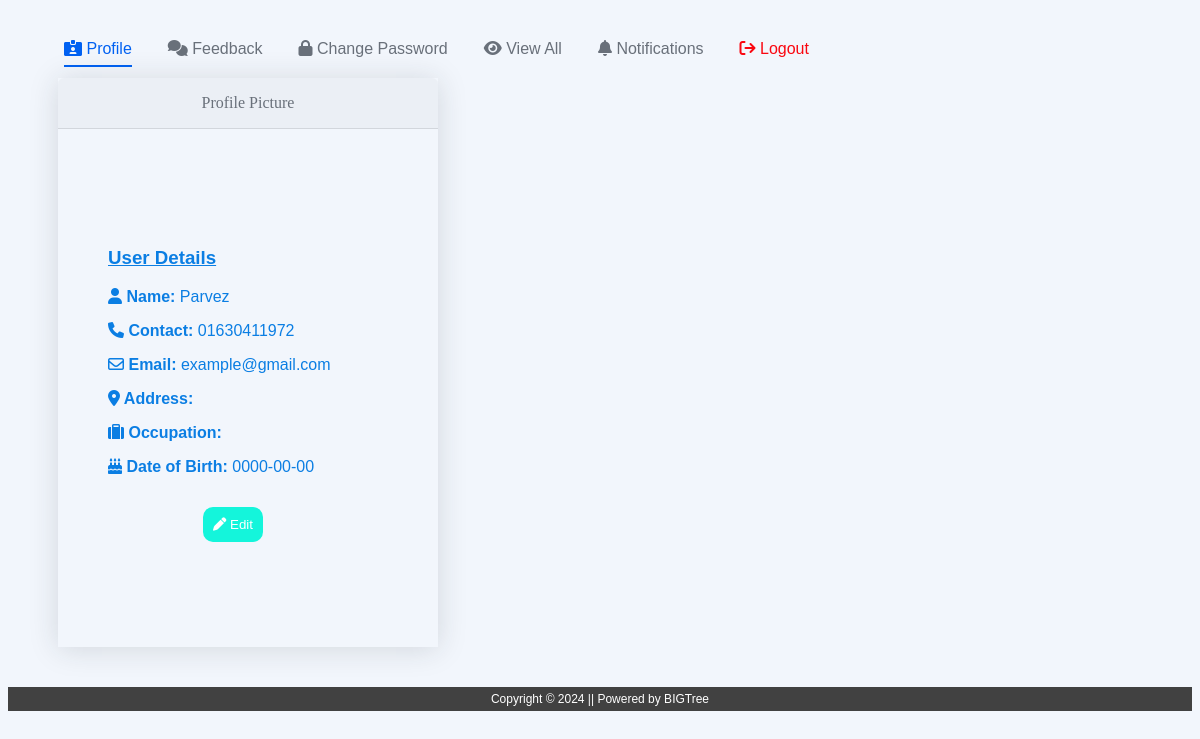
Screenshot of /rstms/users/myprofile.php (signed in) with the database file from the repository.
### tables this page shows
CREATE TABLE `users` (
  `u_id` int(11) NOT NULL,
  `u_name` varchar(255) NOT NULL,
  `u_contact` varchar(255) NOT NULL,
  `u_email` varchar(255) NOT NULL,
  `u_occ` varchar(255) NOT NULL,
  `u_paddress` varchar(255) NOT NULL,
  `u_dob` date NOT NULL,
  `u_img` text NOT NULL,
  `u_password` varchar(255) NOT NULL,
  `verification_code` varchar(255) NOT NULL,
  `email_verified_at` timestamp NOT NULL DEFAULT current_timestamp()
);

### rstms/users/myprofile.php (the view, shortened to what this page needs)
<?php
include 'includes/header.php';
include 'includes/dbconnection.php';
if (isset($_SESSION['user'])) {
    $email = $_SESSION['u_email'];
    $sql = "SELECT * FROM users WHERE u_email = ?";
    $stmt = $conn->prepare($sql);
    $stmt->bind_param("s", $email);
    $stmt->execute();
    $result = $stmt->get_result();
    if ($result->num_rows === 1) {
        $row = $result->fetch_assoc();
        $uname = $row['u_name'];
        $ucontact = $row['u_contact'];
        $uemail = $row['u_email'];
        $uocc = $row['u_occ'];
        $uaddress = $row['u_paddress'];
        $udob = $row['u_dob'];
    }
}
?>
    <div class="row">
        <div class="col-xl-4" id="profile-form1" style="display:inline-block!important;margin-left: 50px;margin-top: 20px;height: auto;width: 380px;vertical-align: top;">
		    <div class="card mb-4 mb-xl-0">
		        <div class="card-header">Profile Picture</div>
		        <div class="card-body text-center">
		        </div>
        <div class="col-xl-4" id="profile-details" style="color: #0b7ee3; font-family: Arial;">
            <h3><u>User Details</u></h3>
            <div>
                <p><strong><i class="fas fa-user"></i> Name:</strong> <?php echo $uname; ?></p>
                <p><strong><i class="fa-solid fa-phone"></i> Contact:</strong> <?php echo $ucontact; ?></p>
                <p><strong><i class="fa-regular fa-envelope"></i> Email:</strong> <?php echo $uemail; ?></p>
                <p><strong><i class="fa-solid fa-location-dot"></i> Address:</strong> <?php echo $uaddress; ?></p>
                <p><strong><i class="fa-solid fa-suitcase"></i> Occupation:</strong> <?php echo $uocc; ?></p>
                <p><strong><i class="fa-solid fa-cake-candles"></i> Date of Birth:</strong> <?php echo $udob; ?></p>
            </div>
            <button class="btn btn-primary" id="editButton" style="margin-left: 25%;margin-top: 15px;"><i class="fas fa-pen"></i> Edit</button>
        </div>
		    </div>
		</div>
    </div>
</div>
<?php include ('includes/footer.php');

### rstms/assets/css/userprofile.css (style rules this page uses)
body { margin-top:20px; background-color:#f2f6fc; color:#69707a; }
#profile-form1, #profile-form2 { vertical-align: top!important; }
#profile-form1 { display: inline-block!important; margin-left: 50px; margin-top: 20px; height: auto; width: 380px; vertical-align: top; }
.col-xl-4 { margin-left: 50px; margin-top: 20px; height: 400px; width: 380px; }
.col-xl-4 .card-header, .text-center { text-align: center; }
.text-center { padding-top: 30px; padding-bottom: 50px; }
.btn-primary { background-color: #14f5db; padding: 10px; border: none; border-radius: 10px; color: #ffff; }
.card-header { text-align: center; }
.card { box-shadow: 0 0.15rem 1.75rem 0 rgb(33 40 50 / 15%); }
.card .card-header { font-weight: 500; }
.card-header:first-child { border-radius: 0.35rem 0.35rem 0 0; }
.card-header { padding: 1rem 1.35rem; margin-bottom: 0; background-color: rgba(33, 40, 50, 0.03); border-bottom: 1px solid rgba(33, 40, 50, 0.125); }

### rows the page displays
users: u_name "Parvez", u_contact "01630411972", u_email "example@gmail.com", u_dob "0000-00-00"
